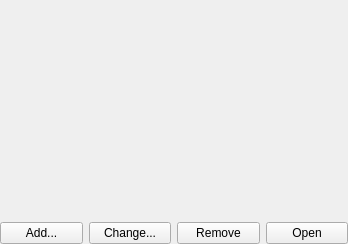
<ui version="4.0" >
 <class>KPlato::DocumentsPanel</class>
 <widget class="QWidget" name="KPlato::DocumentsPanel" >
  <property name="geometry" >
   <rect>
    <x>0</x>
    <y>0</y>
    <width>348</width>
    <height>244</height>
   </rect>
  </property>
  <layout class="QGridLayout" >
   <property name="leftMargin" >
    <number>0</number>
   </property>
   <property name="topMargin" >
    <number>0</number>
   </property>
   <property name="rightMargin" >
    <number>0</number>
   </property>
   <property name="bottomMargin" >
    <number>0</number>
   </property>
   <item row="0" column="0" colspan="4" >
    <widget class="QWidget" native="1" name="itemViewHolder" />
   </item>
   <item row="1" column="0" >
    <widget class="QPushButton" name="pbAdd" >
     <property name="text" >
      <string>Add...</string>
     </property>
    </widget>
   </item>
   <item row="1" column="1" >
    <widget class="QPushButton" name="pbChange" >
     <property name="text" >
      <string>Change...</string>
     </property>
    </widget>
   </item>
   <item row="1" column="2" >
    <widget class="QPushButton" name="pbRemove" >
     <property name="text" >
      <string>Remove</string>
     </property>
    </widget>
   </item>
   <item row="1" column="3" >
    <widget class="QPushButton" name="pbView" >
     <property name="text" >
      <string>Open</string>
     </property>
    </widget>
   </item>
  </layout>
 </widget>
 <resources/>
 <connections/>
</ui>
